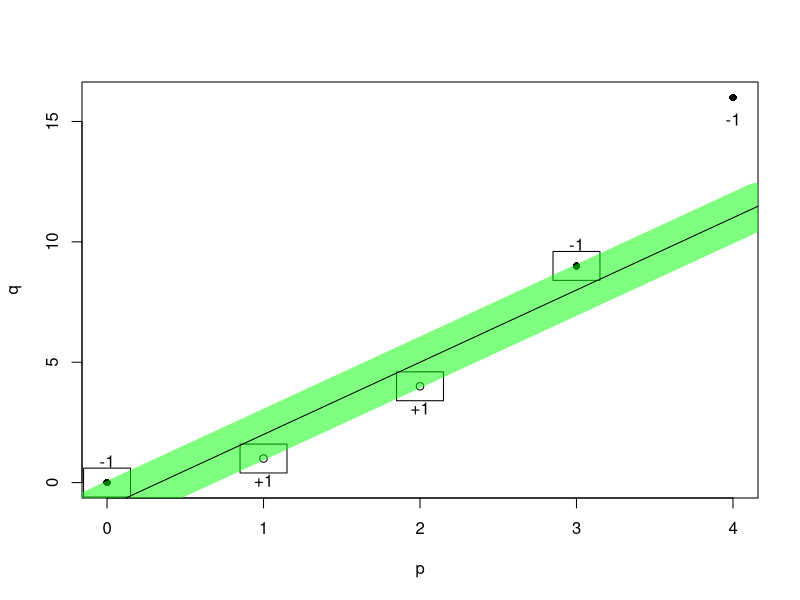

The R source for this figure:
f <- function(x) {
  x^2
}

x1 = c(0,3,4)
x2 = c(1,2)

y1 = sapply(x1, f)
y2 = sapply(x2, f)

jpeg('rplot.jpg')

#plot.new()

plot(x1, y1, pch=16, xlab="p", ylab="q")
points(x2, y2)

x = c(x1[c(1,2)],x2[c(1,2)])
y = c(y1[c(1,2)],y2[c(1,2)])
dy = 0.6
dx = dy/4
#draw squares over support vectors
for(i in 1:4) {
  rect(x[i] - dx, y[i] - dy, x[i] + dx, y[i] + dy)
}

text(x1, y1 + 1.5*dy, "-1")
text(x2, y2 - 1.5*dy, "+1")
text(x1[3], y1[3]-1.5*dy, "-1")

# line with slope of 3 and y-intercept of -1
# y = 3x - 1
abline(b=3, a=-1, lwd=45, col=rgb(0,1,0,0.5, maxColorValue=1))
abline(b=3, a=-1)

dev.off()
